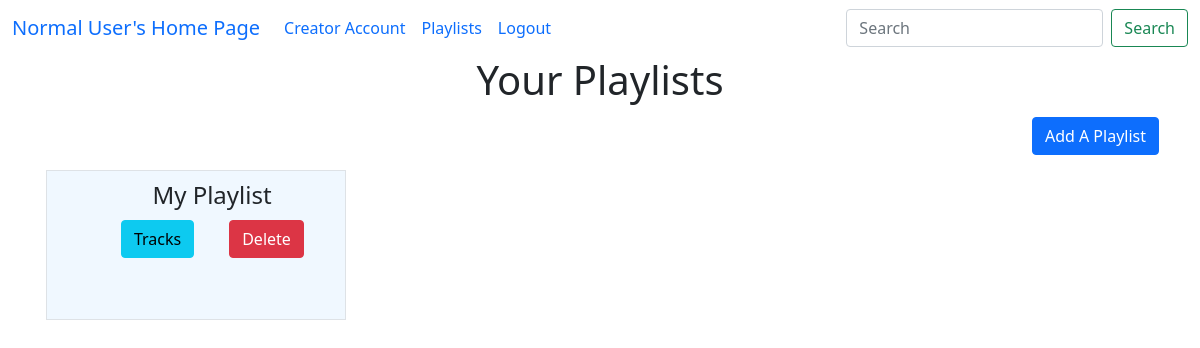
/all_playlists/1, run on an earlier commit of the app's database.
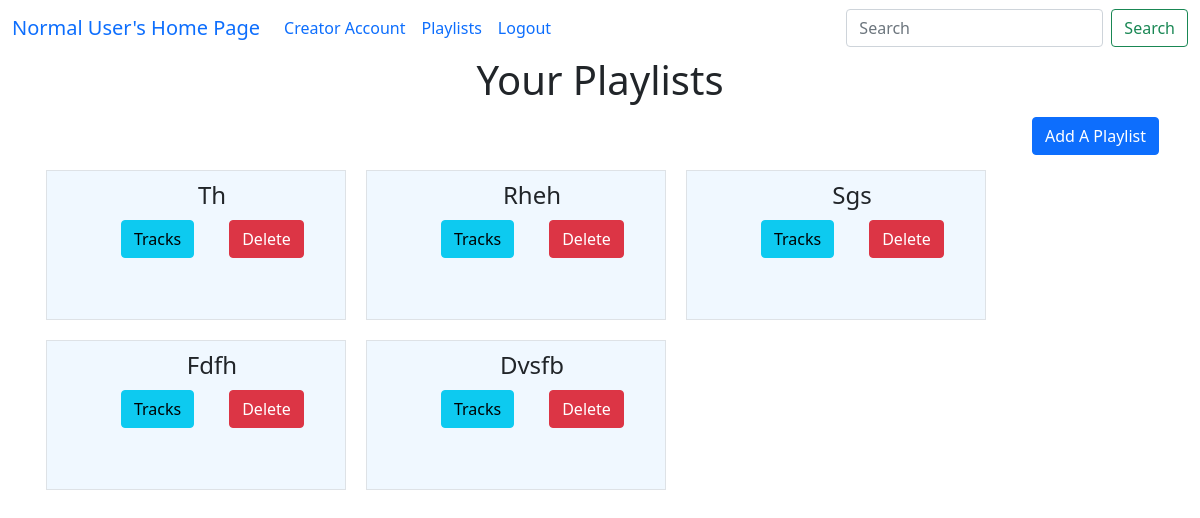
And on a later commit of the database.
### model1.py (models this page shows, shortened)
class Playlist(db.Model):
    playlist_id = db.Column(db.Integer, primary_key=True)
    playlist_name = db.Column(db.String(100), nullable=False)
    user_id = db.Column(db.Integer, db.ForeignKey("user.user_id"), nullable=False)
    playlist_songs = db.relationship("Playlist_Songs", backref="playlist",cascade="all, delete")
    user = db.relationship("User", backref="playlists")

### app.py (the view)
@app.route("/all_playlists/<int:u_id>")
def all_playlists(u_id):
    albums = Album.query.filter(Album.album_flag==False).all()
    user = User.query.get(u_id)
    playlists=Playlist.query.all()
    return render_template("all_playlists_page.html",user=user,albums=albums,playlists=playlists)

### app.py (called while the page is built)
@app.context_processor
def search_processor():
    return {'searched': request.form.get("searched")}

### templates/all_playlists_page.html (shortened to what this page needs)
<!doctype html>
<html lang="en">
<head>
    <link href="https://cdn.jsdelivr.net/npm/bootstrap@5.0.2/dist/css/bootstrap.min.css" rel="stylesheet"
>
</head>
<body>
    {% extends "general_user_navbar.html" %}
    {% block content %}
    <div class="container-fluid">
        <div class="container-fluid">
            <h1><label for="playlists">your playlists</label></h1>
            <div id="playlists" class="container-fluid" style="text-transform: capitalize">
                {% if playlists|length == 0 %}
                <div style="text-align:center ; padding:20px;">
                    <p class="text-center fs-3 text-capitalize"> No playlist Available </p>
                    <a  class="btn btn-primary"  href="/add_playlist/{{user.user_id}}">add a playlist</a>
                </div>
                {% else %}
                <div style="text-align:right ; padding:5px;">
                    <a  class="btn btn-primary"  href="/add_playlist/{{user.user_id}}">add a playlist</a>
                </div>
                <div class="playlists container text-center">
                    <div class="row row-cols-4">
                        {% for playlist in playlists %}
                        <div id="playlist" class="col  border border-primary-subtle" >
                            <ul type="none">
                                <li style="margin: 10px;">
                                    <h4>{{playlist.playlist_name}}</h4>
                                </li>
                                <div class="container">
                                    <div class="row">
                                        <div class="col">
                                            <li > <a class="btn btn-info"
                                                href="/playlist_songs/{{user.user_id}}/{{playlist.playlist_id}}"
                                                role="button">Tracks</a>
                                            </li>
                                        </div>
                                        <div class="col">
                                            <li>
                                                <a class="btn btn-danger" href="/playlist_delete/{{user.user_id}}/{{playlist.playlist_id}}" role="button">Delete</a>
                                            </li>
                                        </div>
                                    </div>
                                </div>
                            </ul>
                        </div>
                        {% endfor %}
                    </div>
                </div>
            </div>
            {% endif %}
        </div>
    </div>
    {% endblock %}

What changed in the data, as far as the page shows it:
changed Playlist (number 1 of 5 on the later page): playlist_name "My Playlist" → "Th"
added Playlist: playlist_name "Rheh"
added Playlist: playlist_name "Sgs"
added Playlist: playlist_name "Fdfh"
added Playlist: playlist_name "Dvsfb"
